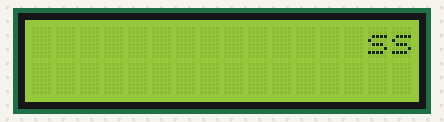
Recording of a sketch running on a simulated Arduino Uno, built with avr-gcc and run on an emulated ATmega328P. Shown: 16×2 character LCD. What the sketch prints to the serial monitor is not drawn.

Above: at 0.18 s.
At 0.93 s:
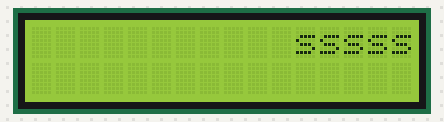
At 1.94 s:
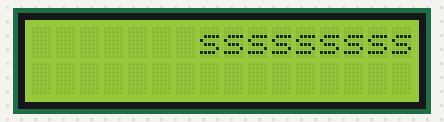
At 3.6 s:
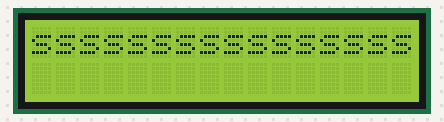
At 6.19 s:
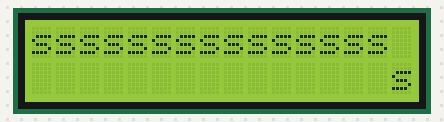
At 39.76 s:
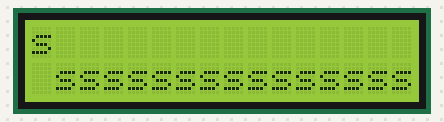

The sketch:

lcd_test_Serial.ino
```cpp
//LCD1602
//You should now see your LCD1602 display the flowing characters "SUNFOUNDER" and "hello, world"
//Email:support@sunfounder.com
//Website:www.sunfounder.com
//2015.5.7
#include <LiquidCrystal.h>// include the library code
/**********************************************************/
char array1='s';  //the string to print on the LCD
char array2[]="hello, world!             ";  //the string to print on the LCD
int tim = 250;  //the value of delay time
// initialize the library with the numbers of the interface pins
LiquidCrystal lcd(4, 6, 10, 11, 12, 13);
/*********************************************************/
void setup()
{
  Serial.begin(9600);
  lcd.begin(16, 2);  // set up the LCD's number of columns and rows:
}
/*********************************************************/
void loop()
{

    lcd.setCursor(15,0);  // set the cursor to column 15, line 0
    for ( int positionCounter1 = 0; positionCounter1 < 26; positionCounter1++)
    {
      lcd.scrollDisplayLeft();  //Scrolls the contents of the display one space to the left.
      lcd.print(array1);
     lcd.print(array1); // Print a message to the LCD.
     if (digitalRead(10)== 0)
           Serial.println("off");
             else Serial.println("on");
     // Print a message to the LCD.
 delay(tim);  //wait for 250 microseconds
    }}
//    lcd.clear();  //Clears the LCD screen and positions the cursor in the upper-left corner.
//    lcd.setCursor(15,1);  // set the cursor to column 15, line 1
//    for (int positionCounter2 = 0; positionCounter2 < 26; positionCounter2++)
//    {
//      lcd.scrollDisplayLeft();  //Scrolls the contents of the display one space to the left.
//      lcd.print(array2[positionCounter2]);  // Print a message to the LCD.
//      delay(tim);  //wait for 250 microseconds
//    }
//    lcd.clear();  //Clears the LCD screen and positions the cursor in the upper-left corner.
//}
/************************************************************/
```

Measured:
- what the display in image 3 shows lasts 2.5 s, from 3.6 s to 6.1 s
